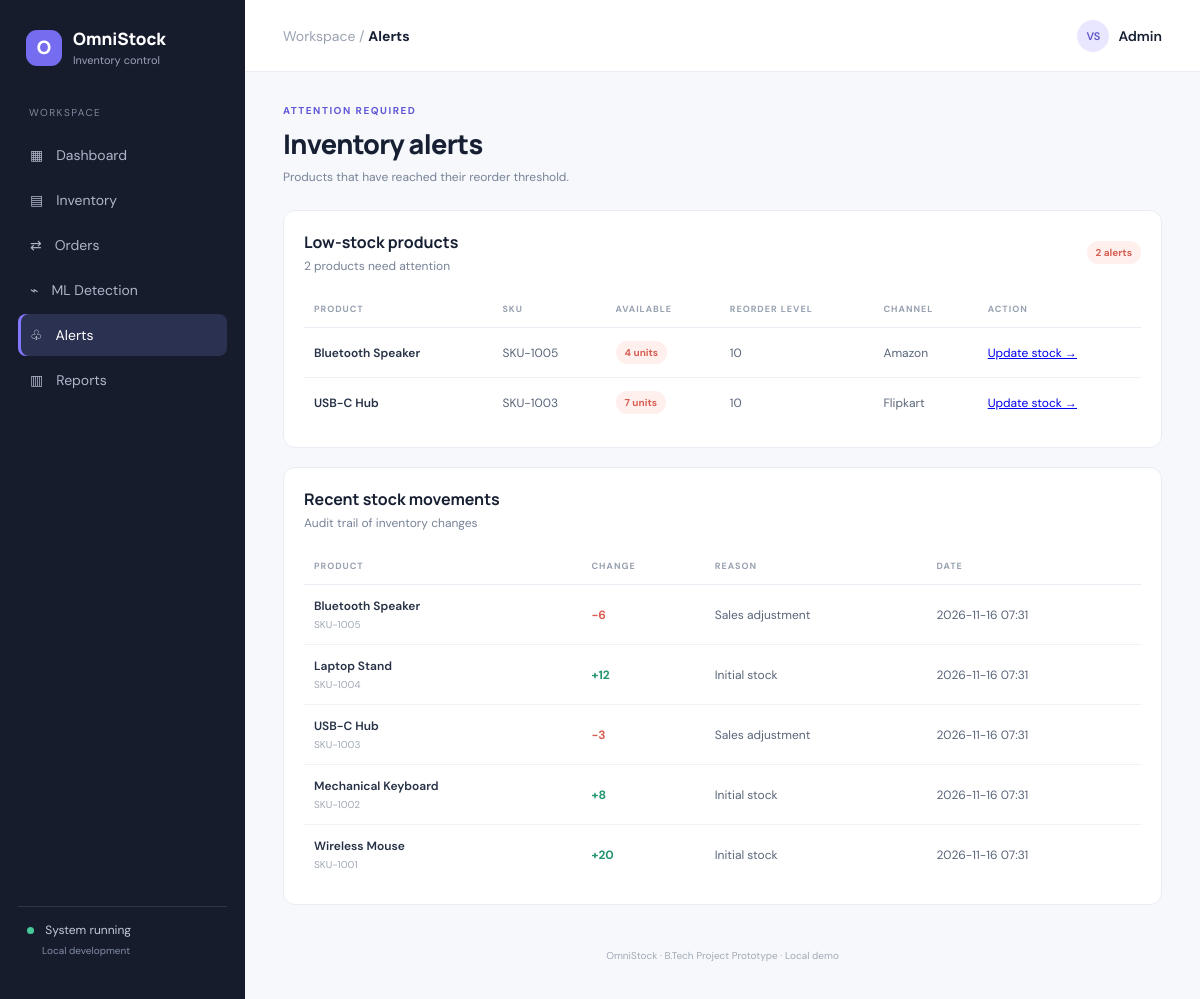
Screenshot of /alerts with the database file from the repository.
### tables this page shows
CREATE TABLE products (
            id INTEGER PRIMARY KEY AUTOINCREMENT,
            sku TEXT UNIQUE NOT NULL,
            name TEXT NOT NULL,
            category TEXT NOT NULL DEFAULT 'General',
            channel TEXT NOT NULL DEFAULT 'All channels',
            quantity INTEGER NOT NULL DEFAULT 0,
            reorder_level INTEGER NOT NULL DEFAULT 5,
            price REAL NOT NULL DEFAULT 0,
            created_at TEXT NOT NULL
        );

CREATE TABLE movements (
            id INTEGER PRIMARY KEY AUTOINCREMENT,
            product_id INTEGER NOT NULL,
            change_amount INTEGER NOT NULL,
            reason TEXT NOT NULL,
            created_at TEXT NOT NULL,
            FOREIGN KEY(product_id) REFERENCES products(id)
        );

### app.py (the view)
@app.route("/alerts")
def alerts():
    with get_db() as db:
        low_stock = get_alerts(db)
        recent_movements = db.execute("""SELECT movements.*, products.name AS product_name, products.sku
            FROM movements JOIN products ON products.id=movements.product_id
            ORDER BY movements.id DESC LIMIT 30""").fetchall()
    return render_template("alerts.html", low_stock=low_stock, movements=recent_movements)

### app.py (called while the page is built)
def get_db():
    conn = sqlite3.connect(DB_PATH)
    conn.row_factory = sqlite3.Row
    conn.execute("PRAGMA foreign_keys = ON")
    return conn

def get_alerts(db):
    low = db.execute("""SELECT * FROM products
        WHERE quantity <= reorder_level ORDER BY quantity ASC""").fetchall()
    return low

### templates/alerts.html
{% extends "base.html" %}{% block title %}Alerts | OmniStock{% endblock %}{% block page_name %}Alerts{% endblock %}
{% block content %}
<div class="page-heading"><div><p class="eyebrow">ATTENTION REQUIRED</p><h1>Inventory alerts</h1><p class="muted">Products that have reached their reorder threshold.</p></div></div>
<div class="panel"><div class="panel-head"><div><h2>Low-stock products</h2><p class="muted">{{ low_stock|length }} products need attention</p></div><span class="pill {% if low_stock %}danger{% else %}good{% endif %}">{{ low_stock|length }} alerts</span></div>
<div class="table-wrap"><table><thead><tr><th>PRODUCT</th><th>SKU</th><th>AVAILABLE</th><th>REORDER LEVEL</th><th>CHANNEL</th><th>ACTION</th></tr></thead><tbody>
{% for p in low_stock %}<tr><td><b>{{ p.name }}</b></td><td>{{ p.sku }}</td><td><span class="pill danger">{{ p.quantity }} units</span></td><td>{{ p.reorder_level }}</td><td>{{ p.channel }}</td><td><a href="{{ url_for('products') }}">Update stock →</a></td></tr>{% else %}<tr><td colspan="6" class="empty">Great! No low-stock alerts.</td></tr>{% endfor %}
</tbody></table></div></div>
<div class="panel"><div class="panel-head"><div><h2>Recent stock movements</h2><p class="muted">Audit trail of inventory changes</p></div></div><div class="table-wrap"><table><thead><tr><th>PRODUCT</th><th>CHANGE</th><th>REASON</th><th>DATE</th></tr></thead><tbody>
{% for m in movements %}<tr><td><b>{{ m.product_name }}</b><small class="sub">{{ m.sku }}</small></td><td class="{% if m.change_amount < 0 %}negative{% else %}positive{% endif %}">{{ "%+d"|format(m.change_amount) }}</td><td>{{ m.reason }}</td><td>{{ m.created_at }}</td></tr>{% else %}<tr><td colspan="4">No stock movements recorded.</td></tr>{% endfor %}
</tbody></table></div></div>
{% endblock %}

### templates/base.html (shortened to what this page needs)
<!doctype html>
<html lang="en">
<head>
  <link rel="stylesheet" href="{{ url_for('static', filename='style.css') }}">
</head>
<body>
<div class="app-shell">
  <aside class="sidebar">
    <div class="brand"><span class="brand-icon">O</span><div><b>OmniStock</b><small>Inventory control</small></div></div>
    <div class="nav-label">WORKSPACE</div>
    <nav>
      <a href="{{ url_for('dashboard') }}" class="{% if request.endpoint=='dashboard' %}active{% endif %}">▦ <span>Dashboard</span></a>
      <a href="{{ url_for('products') }}" class="{% if request.endpoint=='products' %}active{% endif %}">▤ <span>Inventory</span></a>
      <a href="{{ url_for('orders') }}" class="{% if request.endpoint=='orders' %}active{% endif %}">⇄ <span>Orders</span></a>
      <a href="{{ url_for('ml_detection') }}" class="{% if request.endpoint=='ml_detection' %}active{% endif %}">⌁ <span>ML Detection</span></a>
      <a href="{{ url_for('alerts') }}" class="{% if request.endpoint=='alerts' %}active{% endif %}">♧ <span>Alerts</span></a>
      <a href="{{ url_for('reports') }}" class="{% if request.endpoint=='reports' %}active{% endif %}">▥ <span>Reports</span></a>
    </nav>
    <div class="sidebar-bottom"><div class="status-dot"></div> System running <small>Local development</small></div>
  </aside>
  <main class="main">
    <header class="topbar"><div><span class="crumb">Workspace /</span> <b>{% block page_name %}Dashboard{% endblock %}</b></div><div class="profile"><span class="avatar">VS</span><span>Admin</span></div></header>
    <section class="content">
      {% block content %}{% endblock %}
      <footer>OmniStock · B.Tech Project Prototype · Local demo</footer>
    </section>
  </main>
</div>
</body></html>

### static/style.css (style rules this page uses)
:root { --ink:#172033;--muted:#788397;--line:#e9edf3;--bg:#f6f8fb;--purple:#6258d8;--nav:#171c2d }
* { box-sizing:border-box }
body { margin:0;background:var(--bg);color:var(--ink);font-family:'DM Sans',Arial,sans-serif;font-size:14px }
.app-shell { display:flex;min-height:100vh }
.sidebar { width:245px;background:var(--nav);color:#fff;padding:27px 18px;display:flex;flex-direction:column;flex-shrink:0 }
.brand { display:flex;align-items:center;gap:11px;padding:0 8px 38px }
.brand-icon { height:36px;width:36px;border-radius:11px;background:#766cf0;display:grid;place-items:center;font-weight:800;font-size:19px }
.brand b { display:block;font:800 17px Manrope }
.brand small { color:#9da5b9;font-size:11px }
.nav-label { font-size:10px;letter-spacing:1.5px;color:#7f899e;padding:0 11px 12px }
nav a { display:flex;gap:13px;align-items:center;color:#aeb6c8;text-decoration:none;padding:12px;border-radius:8px;margin:3px 0;font-size:14px }
nav a:hover,nav a.active { background:#2b3150;color:#fff }
nav a.active { box-shadow:inset 3px 0 #8278ff }
.sidebar-bottom { margin-top:auto;color:#c3cad8;font-size:12px;padding:15px 9px;border-top:1px solid #30364a }
.sidebar-bottom small { display:block;color:#828da4;margin:6px 0 0 15px }
.status-dot { display:inline-block;width:7px;height:7px;border-radius:50%;background:#48c99a;margin-right:8px }
.main { flex:1;min-width:0 }
.topbar { height:72px;background:white;border-bottom:1px solid var(--line);display:flex;align-items:center;justify-content:space-between;padding:0 38px }
.crumb { color:#9aa3b2 }
.profile { display:flex;align-items:center;gap:9px;font-weight:600 }
.avatar { width:32px;height:32px;border-radius:50%;background:#e9e7ff;color:#5d55c8;display:grid;place-items:center;font-size:11px }
.content { max-width:1500px;margin:auto;padding:32px 38px }
.page-heading { display:flex;justify-content:space-between;align-items:center;margin-bottom:25px }
.eyebrow { font-size:10px;letter-spacing:1.5px;color:var(--purple);font-weight:700;margin:0 0 8px }
h1 { font:800 27px Manrope;margin:0 0 7px;letter-spacing:-.7px }
h2 { font:700 16px Manrope;margin:0 0 5px }
.muted { color:var(--muted);margin:0;font-size:12px }
.stat-card,.panel { background:#fff;border:1px solid var(--line);border-radius:12px }
.panel { padding:20px;margin-bottom:19px;min-width:0 }
.panel-head { display:flex;justify-content:space-between;align-items:center;margin-bottom:17px }
.table-wrap { overflow-x:auto }
table { width:100%;border-collapse:collapse;text-align:left;white-space:nowrap }
th { font-size:9px;letter-spacing:1px;color:#98a1b0;font-weight:700;padding:12px 10px;border-bottom:1px solid var(--line) }
td { padding:13px 10px;border-bottom:1px solid #f0f2f6;font-size:12px;color:#596579 }
td b { color:#263146;font-weight:600 }
tbody tr:last-child td { border-bottom:0 }
.sub { display:block;color:#a0a8b5;font-size:10px;margin-top:4px }
.pill { display:inline-block;border-radius:20px;padding:5px 9px;font-size:10px;font-weight:700 }
.pill.danger { background:#fff0ee;color:#d65d51 }
.negative { color:#d65d51;font-weight:700 }
.positive { color:#22966d;font-weight:700 }
footer { text-align:center;color:#a2aab7;font-size:10px;padding:25px 0 5px }

### rows the page displays
products: name "Bluetooth Speaker", sku "SKU-1005", quantity "4", reorder_level "10", channel "Amazon"
products: name "USB-C Hub", sku "SKU-1003", quantity "7", reorder_level "10", channel "Flipkart"
movements: product_name "Bluetooth Speaker", sku "SKU-1005", change_amount "-6", reason "Sales adjustment", created_at "2026-11-16 07:31"
movements: product_name "Laptop Stand", sku "SKU-1004", change_amount "+12", reason "Initial stock", created_at "2026-11-16 07:31"
movements: product_name "USB-C Hub", sku "SKU-1003", change_amount "-3", reason "Sales adjustment", created_at "2026-11-16 07:31"
movements: product_name "Mechanical Keyboard", sku "SKU-1002", change_amount "+8", reason "Initial stock", created_at "2026-11-16 07:31"
movements: product_name "Wireless Mouse", sku "SKU-1001", change_amount "+20", reason "Initial stock", created_at "2026-11-16 07:31"

### other values shown
{{ low_stock|length }} "2"
